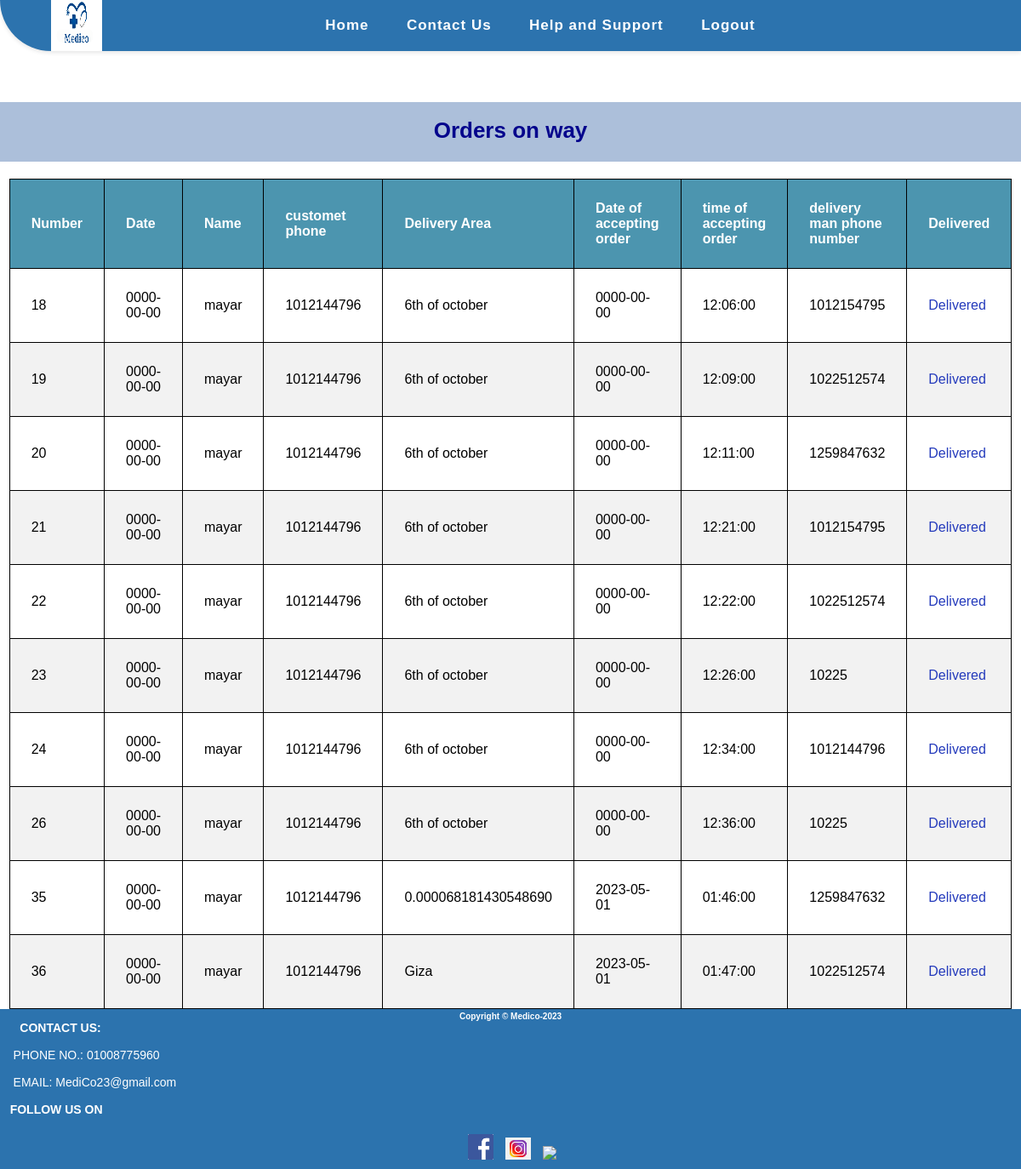
/pharmacy/order_on_way.php (signed in), run on an earlier commit of the app's database.
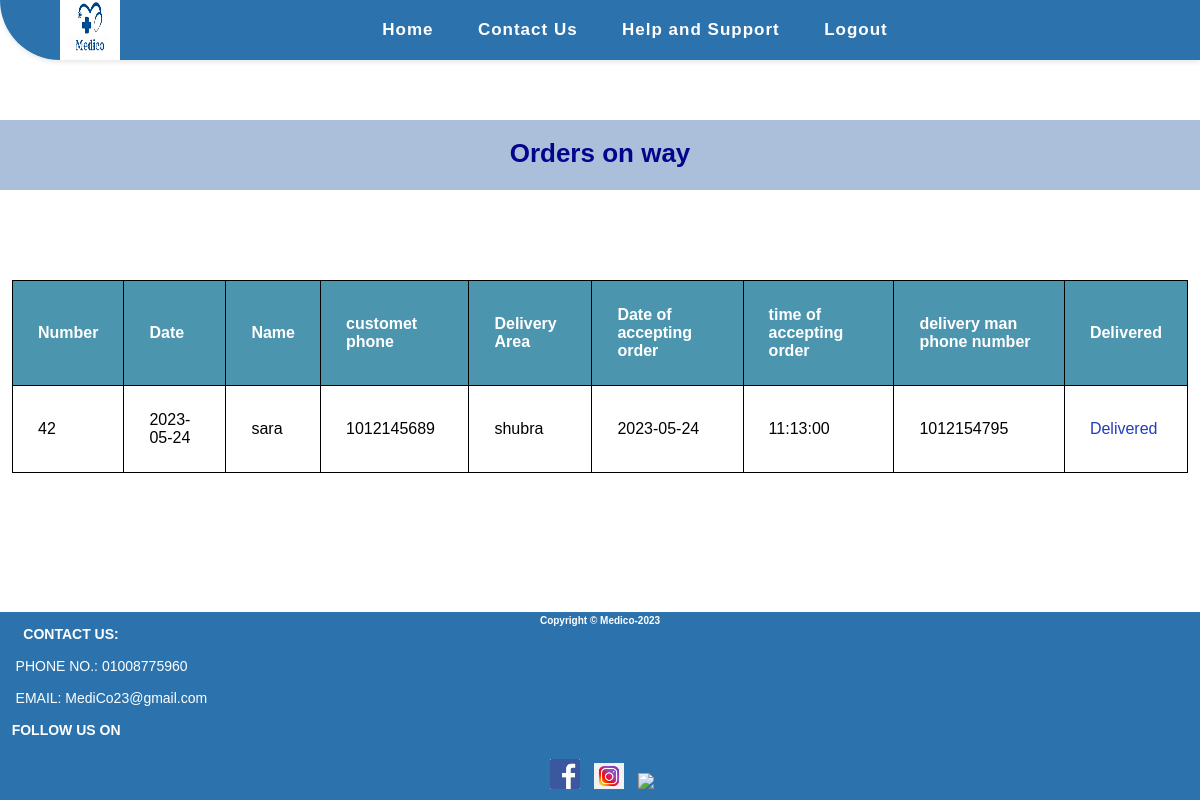
And on a later commit of the database.
### tables this page shows
CREATE TABLE `orders` (
  `id_of_order` int(11) NOT NULL,
  `pharmacy_id` int(11) NOT NULL,
  `opatient_id` int(11) NOT NULL,
  `ord_id` int(11) NOT NULL,
  `order_date` date NOT NULL,
  `order_time` time NOT NULL,
  `patient_address` varchar(255) NOT NULL,
  `prescription` mediumtext NOT NULL,
  `message` varchar(255) NOT NULL,
  `dtime` time NOT NULL,
  `dday` date NOT NULL,
  `dphone` int(11) NOT NULL,
  `date_of_accept` date NOT NULL,
  `time_of_accept` time NOT NULL,
  `activity` varchar(255) NOT NULL
);

CREATE TABLE `patient` (
  `pid` int(11) NOT NULL,
  `first_name` varchar(255) NOT NULL,
  `last_name` varchar(255) NOT NULL,
  `gender` varchar(255) NOT NULL,
  `occupation` varchar(255) NOT NULL,
  `marital_status` varchar(255) NOT NULL,
  `email` varchar(255) NOT NULL,
  `allergies` varchar(255) NOT NULL,
  `blood_type` varchar(255) NOT NULL,
  `pdate_of_birth` date NOT NULL,
  `phone` int(11) NOT NULL,
  `emergency_contact` int(11) NOT NULL,
  `address` varchar(255) NOT NULL,
  `password` int(11) NOT NULL,
  `has_emh` varchar(255) NOT NULL,
  `paid` varchar(255) NOT NULL,
  `blocked` varchar(255) NOT NULL
);

### pharmacy/order_on_way.php (the view, shortened to what this page needs)
<?php
include "../shared/conn.php";
if (isset($_SESSION['pharmacy'])) {
    $select = "SELECT * FROM `orders` JOIN `patient` ON
    orders.opatient_id = patient.pid WHERE orders.activity != 'no' ";
    $sel = mysqli_query($connect , $select);
    ?>
<!DOCTYPE html>
<html lang="en">
<head>
    <link rel="stylesheet" href="../CSS/footer.css">
    <link rel="stylesheet" href="../CSS/pharmacy's view.css">
</head>
<body>
    <nav>
        <div class="logo">
            <a href="#"><img src="../Images/medico.png" alt="Medico Logo"></a>
        </div>
        <ul class="nav-links">
            <li><a href="./pharmacy_view.php">Home</a></li>
            <li><a href="#">Contact Us</a></li>
            <li><a href="#">Help and Support</a></li>
            <li><a href="../shared/login.php?gbye='1'">Logout</a></li>
        </ul>
    </nav>
    <h1 class="h1_text" id="Requests">Orders on way</h1>
    <table>
        <thead>
            <tr>
                <th>Number</th>
                <th>Date</th>
                <th>Name</th>
                <th>customet phone</th>
                <th>Delivery Area</th>
                <th>Date of accepting order</th>
                <th>time of accepting order</th>
                <th>delivery man phone number</th>
                <th>Delivered</th>
            </tr>
        </thead>
        <tbody>
            <?php foreach($sel as $s){ ?>
            <tr>
                <td><?php echo $s['id_of_order']; ?></td>
                <td><?php echo $s['order_date']; ?></td>
                <td><?php echo $s['first_name']; ?></td>
                <td><?php echo $s['phone']; ?></td>
                <td><?php echo $s['patient_address']; ?></td>
                <td><?php echo $s['date_of_accept']; ?></td>
                <td><?php echo $s['time_of_accept']; ?></td>
                <td><?php echo $s['dphone']; ?></td>
                <td><a href="order_delivered.php?finished=<?php echo $s['id_of_order']; ?>">Delivered</a></td>
            </tr>
            <?php } ?>
        </tbody>
    </table>
    <footer class="sticky-footer">
        <div>
            <h6>Copyright &copy Medico-2023</h6>
        </div>
               <div>
               <h4 class="_14">  &nbsp  &nbsp  &nbsp CONTACT US:</h4>
                  <br>    &nbsp  &nbsp PHONE NO.: 01008775960 <br>
                   <br>    &nbsp  &nbsp EMAIL: MediCo23@gmail.com
</div>
<br>
<div class="footer-social-icons">
  <h4 class="r"> &nbsp &nbspFOLLOW US ON</h4>
  <br>
  <ul class="social-icons">
    <li><a href="www.facbook.com">&nbsp<img width=30px hight=40px
          src="../Images/icona1.png"></a></li>
    <li><a href="www.instagram.com"><img width=30px hight=40px
          src="../Images/icona2.png"></a></li></li>
    <li><a href="www.twitter.com"><img width=30px hight=40px
          src="../Images/twitter.jpg"></a></li>
</ul>
</div>
    </footer>
</body>
<?php } ?>
</html>

What changed in the data, as far as the page shows it:
removed orders: id_of_order "18", order_date "0000-00-00", opatient.first_name "mayar", opatient.phone "1012144796", patient_address "6th of october", date_of_accept "0000-00-00", time_of_accept "12:06:00", dphone "1012154795"
removed orders: id_of_order "19", order_date "0000-00-00", opatient.first_name "mayar", opatient.phone "1012144796", patient_address "6th of october", date_of_accept "0000-00-00", time_of_accept "12:09:00", dphone "1022512574"
removed orders: id_of_order "20", order_date "0000-00-00", opatient.first_name "mayar", opatient.phone "1012144796", patient_address "6th of october", date_of_accept "0000-00-00", time_of_accept "12:11:00", dphone "1259847632"
removed orders: id_of_order "21", order_date "0000-00-00", opatient.first_name "mayar", opatient.phone "1012144796", patient_address "6th of october", date_of_accept "0000-00-00", time_of_accept "12:21:00", dphone "1012154795"
removed orders: id_of_order "22", order_date "0000-00-00", opatient.first_name "mayar", opatient.phone "1012144796", patient_address "6th of october", date_of_accept "0000-00-00", time_of_accept "12:22:00", dphone "1022512574"
removed orders: id_of_order "23", order_date "0000-00-00", opatient.first_name "mayar", opatient.phone "1012144796", patient_address "6th of october", date_of_accept "0000-00-00", time_of_accept "12:26:00", dphone "10225"
removed orders: id_of_order "24", order_date "0000-00-00", opatient.first_name "mayar", opatient.phone "1012144796", patient_address "6th of october", date_of_accept "0000-00-00", time_of_accept "12:34:00", dphone "1012144796"
removed orders: id_of_order "26", order_date "0000-00-00", opatient.first_name "mayar", opatient.phone "1012144796", patient_address "6th of october", date_of_accept "0000-00-00", time_of_accept "12:36:00", dphone "10225"
removed orders: id_of_order "35", order_date "0000-00-00", opatient.first_name "mayar", opatient.phone "1012144796", patient_address "0.000068181430548690", date_of_accept "2023-05-01", time_of_accept "01:46:00", dphone "1259847632"
removed orders: id_of_order "36", order_date "0000-00-00", opatient.first_name "mayar", opatient.phone "1012144796", patient_address "Giza", date_of_accept "2023-05-01", time_of_accept "01:47:00", dphone "1022512574"
added orders: id_of_order "42", order_date "2023-05-24", opatient.first_name "sara", opatient.phone "1012145689", patient_address "shubra", date_of_accept "2023-05-24", time_of_accept "11:13:00", dphone "1012154795"
